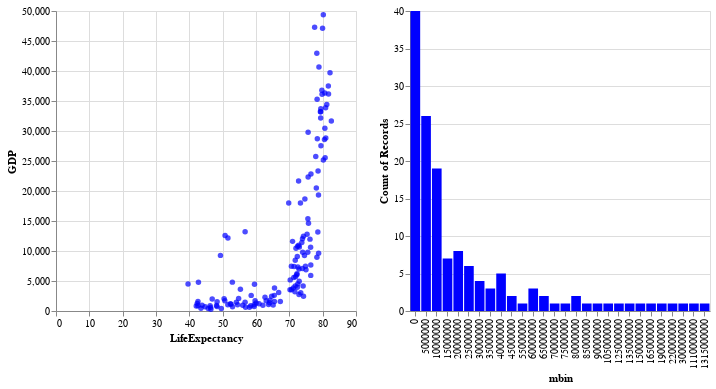

Notebook cell for this chart:
### Markdown cell above
# Interval selection

### Code cell
import altair as alt
import pandas as pd
import numpy as np

x = np.random.normal(size=100)
y = np.random.normal(size=100)

m = np.random.normal(15, 1, size=100)

source = pd.DataFrame({"x": x, "y":y, "m":m})

# gapminder = pd.read_csv('data/gapminder.csv')
# interval selection in the scatter plot
pts = alt.selection(type="interval", encodings=["x"])

# left panel: scatter plot
points = alt.Chart().mark_point(filled=True, color="blue").encode(
    x='LifeExpectancy',
    y='GDP'
).transform_filter(
    pts
).properties(
    width=300,
    height=300
)

# right panel: histogram
mag = alt.Chart().mark_bar().encode(
    x='mbin:N',
    y="count()",
    color=alt.condition(pts, alt.value("blue"), alt.value("lightgray"))
).properties(
    width=300,
    height=300
).add_selection(pts)

# build the chart:
alt.hconcat(
    points,
    mag,
    data=gapminder
).transform_bin(
    "mbin",
    field="Population",
    bin=alt.Bin(step=5000000)
)

### Figure 1 — Vega-Lite specification as saved in the notebook (floating-point values rounded to 4 significant figures; data arrays with more than 128 entries replaced by an {"elided": "..."} marker saying what was removed)
{"config": {"view": {"continuousWidth": 400, "continuousHeight": 300}}, "hconcat": [{"mark": {"type": "point", "color": "blue", "filled": true}, "encoding": {"x": {"type": "quantitative", "field": "LifeExpectancy"}, "y": {"type": "quantitative", "field": "GDP"}}, "height": 300, "transform": [{"filter": {"selection": "selector043"}}], "width": 300}, {"mark": "bar", "encoding": {"color": {"condition": {"value": "blue", "selection": "selector043"}, "value": "lightgray"}, "x": {"type": "nominal", "field": "mbin"}, "y": {"type": "quantitative", "aggregate": "count"}}, "height": 300, "selection": {"selector043": {"type": "interval", "encodings": ["x"]}}, "width": 300}], "data": {"name": "data-e6c91d31bfbb8755a17f50abdbe3fcad"}, "transform": [{"bin": {"step": 5000000}, "field": "Population", "as": "mbin"}], "$schema": "https://vega.github.io/schema/vega-lite/v4.0.2.json", "datasets": {"data-e6c91d31bfbb8755a17f50abdbe3fcad": {"elided": "142 records"}}}
